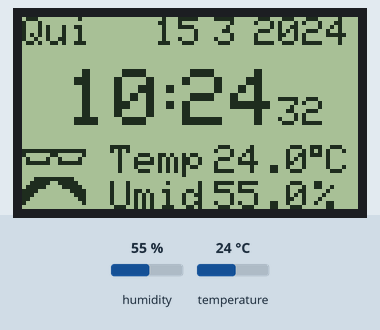
Simulated run of this sketch. Board: Arduino Uno, built with avr-gcc and run on an emulated ATmega328P. Parts: 84×48 one-colour display. The test bench sets the inputs (shaded band); at power-on: humidity 55 %, temperature 24 °C. The local clock reads 2024-03-15 10:24:30 at power-on unless the sketch sets it.

Above: at 3.6 s.
3.7 s: humidity set to 22 %
At 6.4 s:
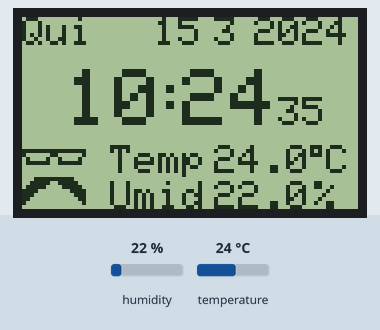
8.1 s: temperature set to 12 °C
At 9.2 s:
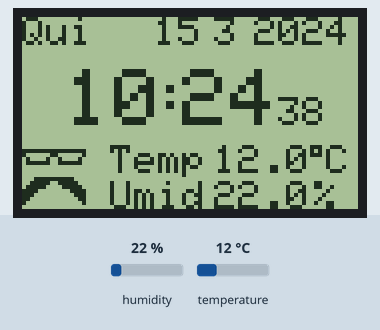
11.7 s: humidity set to 40 %
At 15.9 s:
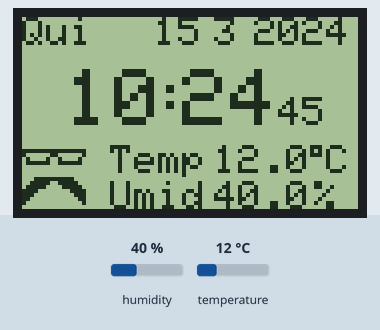
16.5 s: temperature set to 19 °C
At 17.6 s:
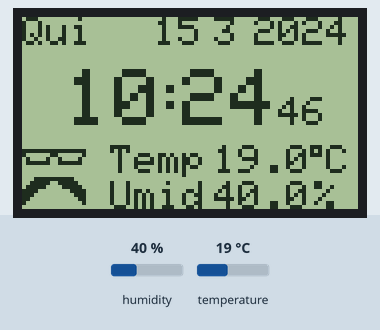
Timing chart, 0 to 19.5 s (numbered marks = the images above; inputs shaded):
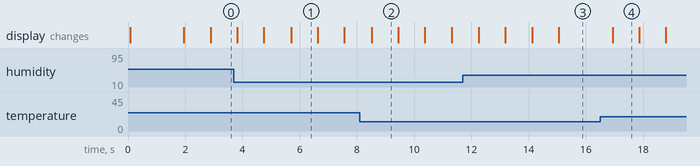

Measured:
- what the display in image 1 shows lasts 0.9 s, from 5.7 s to 6.6 s

The sketch:

clockChallenge.ino
```cpp
#include <Wire.h>
#include <RTC.h>
#include <SPI.h>
#include <Adafruit_GFX.h>
#include <Adafruit_PCD8544.h>
#include "DHT.h"

#define DHTPIN 8 // pino em que o sensor será ligado - pin for the sensor
#define DHTTYPE DHT11 // modelo do sensor - type of sensor

DHT dht(DHTPIN, DHTTYPE);

// pinos para o display - display pins
// pin 7 - Serial clock out (SCLK)
// pin 6 - Serial data out (DIN)
// pin 5 - Data/Command select (D/C)
// pin 4 - LCD chip select (CS)
// pin 3 - LCD reset (RST)
Adafruit_PCD8544 display = Adafruit_PCD8544(7, 6, 5, 4, 3);

// tamanho do logo - size of the logo
#define BIGODE_HEIGHT 16
#define BIGODE_WIDTH  16

// logo, 1 representa um pixel e 0 um espaço em branco - logo, 1 is a pixel and 0 a blank space
static const unsigned char PROGMEM bigode[] =
{ B00000000, B00000000,
  B11111111, B11111111,
  B10000001, B10000001,
  B01000010, B01000010,
  B01111110, B01111110,
  B00000000, B00000000,
  B00000000, B00000000,
  B00000000, B00000000,
  B00011111, B11111000,
  B00111110, B01111100,
  B01111100, B00111110,
  B11110000, B00001111,
  B11100000, B00000111,
  B11000000, B00000011,
  B10000000, B00000001,
  B00000000, B00000000 };

static DS1307 RTC;

void setup()
{
  RTC.begin(); // inicia o relógio - starts the clock

  display.begin(); // inicia o display - starts the diplay
  display.setContrast(40); // ajusta o contraste - set the contrast
  display.clearDisplay();

  dht.begin(); // inicia o sensor - starts the sensor
}

void loop()
{
  float h = dht.readHumidity(); // umidade - humidity
  float t = dht.readTemperature(); // temperatura - temperature

  display.setTextSize(1); // tamanho do texto
  display.setTextColor(BLACK);

  display.setCursor(0,0); // posiciona o cursor no inicio da tela

  // determina o dia da semana - gets the day of the week
  switch (RTC.getWeek())
  {
    case 2:
      display.println("Dom"); // sunday
      break;
    case 3:
      display.println("Seg"); // monday
      break;
    case 4:
      display.println("Ter"); // tuesday
      break;
    case 5:
      display.println("Qua"); // wednsday
      break;
    case 6:
      display.println("Qui"); // thursday
      break;
    case 7:
      display.println("Sex"); // fryday
      break;
    case 1:
      display.println("Sab"); // saturday
      break;
  }

  display.setCursor(33,0);
  display.println(RTC.getDay()); // mostra no display o dia - show the day on the display
  display.setCursor(48,0);
  display.println(RTC.getMonth()); // mês - month
  display.setCursor(58,0);
  display.println(RTC.getYear()); // ano - year

  display.setTextSize(2); // muda o tamanho do texto - change text size
  display.setTextColor(BLACK);

  // aqui se as horas forem menor que 10 precisamos colocar o 0 antes
  // if hours is less than 10 we need to display the 0 first
  if (RTC.getHours() < 10)
  {
    display.setCursor(11,13);
    display.println("0");
    display.setCursor(22,13);
    display.println(RTC.getHours());
  }
  else
  {
    display.setCursor(11,13);
    display.println(RTC.getHours());
  }

  display.setCursor(32,13);
  display.println(":"); // mostra o símbolo : - displays the symbol :

  // aqui se os minutos forem menor que 10 precisamos colocar o 0 antes
  // if minutes is less than 10 we need to display the 0 first
  if (RTC.getMinutes() < 10)
  {
    display.setCursor(40,13);
    display.println("0");
    display.setCursor(51,13);
    display.println(RTC.getMinutes());
  }

  else
  {
    display.setCursor(40,13);
    display.println(RTC.getMinutes());
  }


  // aqui se os segundos forem menor que 10 precisamos colocar o 0 antes
  // if seconds is less than 10 we need to display the 0 first
  if (RTC.getSeconds() < 10)
  {
    display.setTextSize(1);
    display.setCursor(64,20);
    display.println("0");
    display.setCursor(70,20);
    display.println(RTC.getSeconds());
  }
  else
  {
    display.setTextSize(1);
    display.setCursor(64,20);
    display.println(RTC.getSeconds());
  }


  // essa linha desenha a logo - this line draws the logo
  display.drawBitmap(0, 32, bigode, BIGODE_HEIGHT, BIGODE_WIDTH, BLACK);

  // as linhas a seguir mostram a temperatura em °C
  // the following lines display the temperature in Celsius
  display.setCursor(22,32);
  display.println("Temp");
  display.setCursor(48,32);
  display.println(t, 1); // mostra a temperatura e ajusta para uma casa decimal - display temperature with one decimal place

  // essa linha foi emprestada de https://simple-circuit.com/arduino-bmp280-nokia-5110-lcd/
  // this line is borrowed from the site above
  display.drawRect(72, 32, 3, 3, BLACK); // desenha o símbolo ° - draws the ° symbol

  display.setCursor(76,32);
  display.println("C");

  // as linhas a seguir mostram a umidade relativa
  // the following lines shows the humidity
  display.setCursor(22,41);
  display.println("Umid");
  display.setCursor(48,41);
  display.println(h, 1); // mostra a umidade e ajusta para uma casa decimal - display humidity with one decimal place
  display.setCursor(73,41);
  display.println("%");

  // atualiza o display - update the display
  display.display();
  // espera 900 milissegundos antes de repetir - delays 900 miliseconds
  delay(900);

  // limpa o display - clear the display
  display.clearDisplay();

}
```
